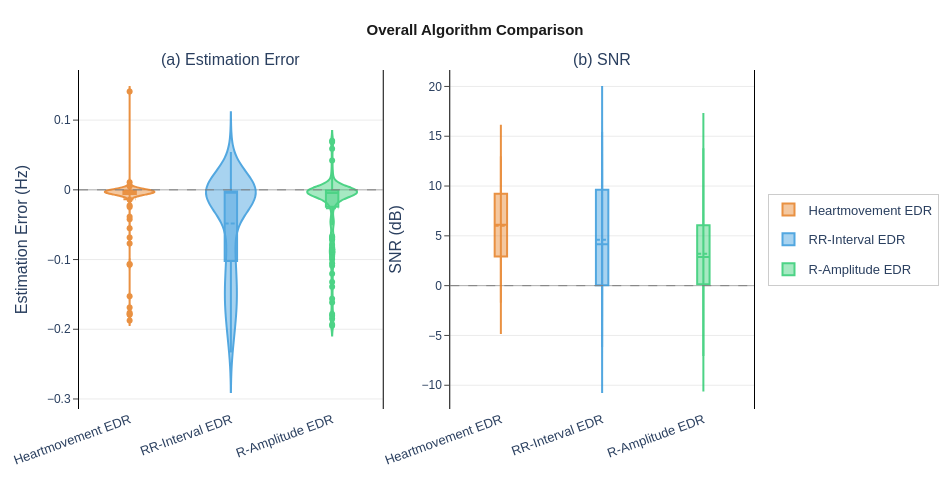

Source (notebook cell):
### Code cell
# ── fig_p4: Overall Comparison ────────────────────────────────────────────────
fig_p4 = make_subplots(
    rows=1, cols=2,
    subplot_titles=["(a) Estimation Error", "(b) SNR"],
    column_widths=[0.50, 0.50],
    horizontal_spacing=0.10,
)

for method in METHODS_ORDER:                             # ← uppercase
    sub   = df_err[df_err["edr_method"] == method].dropna(
                subset=["error_hz", "SNR_dB"])
    color = METHOD_COLORS[method]                        # ← uppercase
    label = METHOD_LABELS[method]
    rgba  = f"rgba({int(color[1:3],16)},{int(color[3:5],16)},{int(color[5:7],16)},0.5)"

    for col, (yvar, ylabel) in enumerate([("error_hz", "Estimation Error (Hz)"),
                                           ("SNR_dB", "SNR (dB)")], 1):
        fig_p4.add_trace(go.Violin(
            x=[label]*len(sub), y=sub[yvar].values, name=label,
            fillcolor=rgba, opacity=0.85, line_color=color,
            box_visible=True, meanline_visible=True,
            legendgroup=label, showlegend=(col == 1),
        ), row=1, col=col)

for c in [1, 2]:
    fig_p4.add_hline(y=0, line_dash="dash", line_color="gray",
                     line_width=1, row=1, col=c)

fig_p4.update_xaxes(tickangle=-20, row=1, col=1)
fig_p4.update_xaxes(tickangle=-20, row=1, col=2)
fig_p4.update_yaxes(**ax_style("Estimation Error (Hz)"), row=1, col=1)
fig_p4.update_yaxes(**ax_style("SNR (dB)"), row=1, col=2)
fig_p4.update_layout(**paper_layout("Overall Algorithm Comparison",
                                     width=950, height=480))
fig_p4.write_html(os.path.join(plot_dir, "Fig_Overall_Comparison.html"))
fig_p4.show()

### Figure 1 — Plotly figure (JSON) as saved in the notebook; plotly's stock layout.template omitted (floating-point values rounded to 4 significant figures; data arrays with more than 128 entries replaced by an {"elided": "..."} marker saying what was removed)
{"data": [{"box": {"visible": true}, "fillcolor": "rgba(230,126,34,0.5)", "legendgroup": "Heartmovement EDR", "line": {"color": "#e67e22"}, "meanline": {"visible": true}, "name": "Heartmovement EDR", "opacity": 0.85, "showlegend": true, "type": "violin", "x": {"elided": "132 str values"}, "xaxis": "x", "y": {"elided": "132 float values"}, "yaxis": "y"}, {"box": {"visible": true}, "fillcolor": "rgba(230,126,34,0.5)", "legendgroup": "Heartmovement EDR", "line": {"color": "#e67e22"}, "meanline": {"visible": true}, "name": "Heartmovement EDR", "opacity": 0.85, "showlegend": false, "type": "violin", "x": {"elided": "132 str values"}, "xaxis": "x2", "y": {"elided": "132 float values"}, "yaxis": "y2"}, {"box": {"visible": true}, "fillcolor": "rgba(52,152,219,0.5)", "legendgroup": "RR-Interval EDR", "line": {"color": "#3498db"}, "meanline": {"visible": true}, "name": "RR-Interval EDR", "opacity": 0.85, "showlegend": true, "type": "violin", "x": {"elided": "129 str values"}, "xaxis": "x", "y": {"elided": "129 float values"}, "yaxis": "y"}, {"box": {"visible": true}, "fillcolor": "rgba(52,152,219,0.5)", "legendgroup": "RR-Interval EDR", "line": {"color": "#3498db"}, "meanline": {"visible": true}, "name": "RR-Interval EDR", "opacity": 0.85, "showlegend": false, "type": "violin", "x": {"elided": "129 str values"}, "xaxis": "x2", "y": {"elided": "129 float values"}, "yaxis": "y2"}, {"box": {"visible": true}, "fillcolor": "rgba(46,204,113,0.5)", "legendgroup": "R-Amplitude EDR", "line": {"color": "#2ecc71"}, "meanline": {"visible": true}, "name": "R-Amplitude EDR", "opacity": 0.85, "showlegend": true, "type": "violin", "x": ["R-Amplitude EDR", "R-Amplitude EDR", "R-Amplitude EDR", "R-Amplitude EDR", "R-Amplitude EDR", "R-Amplitude EDR", "R-Amplitude EDR", "R-Amplitude EDR", "R-Amplitude EDR", "R-Amplitude EDR", "R-Amplitude EDR", "R-Amplitude EDR", "R-Amplitude EDR", "R-Amplitude EDR", "R-Amplitude EDR", "R-Amplitude EDR", "R-Amplitude EDR", "R-Amplitude EDR", "R-Amplitude EDR", "R-Amplitude EDR", "R-Amplitude EDR", "R-Amplitude EDR", "R-Amplitude EDR", "R-Amplitude EDR", "R-Amplitude EDR", "R-Amplitude EDR", "R-Amplitude EDR", "R-Amplitude EDR", "R-Amplitude EDR", "R-Amplitude EDR", "R-Amplitude EDR", "R-Amplitude EDR", "R-Amplitude EDR", "R-Amplitude EDR", "R-Amplitude EDR", "R-Amplitude EDR", "R-Amplitude EDR", "R-Amplitude EDR", "R-Amplitude EDR", "R-Amplitude EDR", "R-Amplitude EDR", "R-Amplitude EDR", "R-Amplitude EDR", "R-Amplitude EDR", "R-Amplitude EDR", "R-Amplitude EDR", "R-Amplitude EDR", "R-Amplitude EDR", "R-Amplitude EDR", "R-Amplitude EDR", "R-Amplitude EDR", "R-Amplitude EDR", "R-Amplitude EDR", "R-Amplitude EDR", "R-Amplitude EDR", "R-Amplitude EDR", "R-Amplitude EDR", "R-Amplitude EDR", "R-Amplitude EDR", "R-Amplitude EDR", "R-Amplitude EDR", "R-Amplitude EDR", "R-Amplitude EDR", "R-Amplitude EDR", "R-Amplitude EDR", "R-Amplitude EDR", "R-Amplitude EDR", "R-Amplitude EDR", "R-Amplitude EDR", "R-Amplitude EDR", "R-Amplitude EDR", "R-Amplitude EDR", "R-Amplitude EDR", "R-Amplitude EDR", "R-Amplitude EDR", "R-Amplitude EDR", "R-Amplitude EDR", "R-Amplitude EDR", "R-Amplitude EDR", "R-Amplitude EDR", "R-Amplitude EDR", "R-Amplitude EDR", "R-Amplitude EDR", "R-Amplitude EDR", "R-Amplitude EDR", "R-Amplitude EDR", "R-Amplitude EDR", "R-Amplitude EDR", "R-Amplitude EDR", "R-Amplitude EDR", "R-Amplitude EDR", "R-Amplitude EDR", "R-Amplitude EDR", "R-Amplitude EDR", "R-Amplitude EDR", "R-Amplitude EDR", "R-Amplitude EDR", "R-Amplitude EDR", "R-Amplitude EDR", "R-Amplitude EDR", "R-Amplitude EDR", "R-Amplitude EDR", "R-Amplitude EDR", "R-Amplitude EDR", "R-Amplitude EDR", "R-Amplitude EDR", "R-Amplitude EDR", "R-Amplitude EDR", "R-Amplitude EDR", "R-Amplitude EDR", "R-Amplitude EDR", "R-Amplitude EDR", "R-Amplitude EDR", "R-Amplitude EDR", "R-Amplitude EDR", "R-Amplitude EDR", "R-Amplitude EDR", "R-Amplitude EDR", "R-Amplitude EDR"], "xaxis": "x", "y": [0.001787, 0.003061, -0.01021, -0.008016, -0.006082, -0.006951, -0.1054, 0.04214, -0.01222, -0.02101, -0.04144, -0.08845, -0.1324, -0.1618, 0.001344, -0.0009213, -0.0005458, -0.002118, -0.003052, -0.002276, -0.003719, 0.0007594, -0.006029, 0.005049, -0.04359, -0.09615, -0.1391, -0.1949, -9.553e-05, -0.003107, -0.001466, -0.001999, -0.00474, -0.002147, -0.00808, -0.0003769, -0.003107, -0.005838, -0.009325, -0.004675, -0.006475, 0.004839, -0.005997, -0.0008705, -0.002703, -0.001764, -0.01665, -0.02214, 0.06865, 0.01606, -0.01801, -0.05072, -0.08545, -0.0701, 0.0005429, -0.0003045, 0.001175, -0.00122, -0.04898, -0.007179, -0.1807, 0.0004997, -0.001062, -0.001487, -0.002616, -0.0046, -0.003986, -0.005288, -0.0003769, -0.0009213, -0.04516, -0.004023, -0.005758, -0.1564, -0.1781, -0.004218, -0.003107, -0.006768, -0.07076, -0.06653, -0.08526, -0.08963, 0.05889, -0.01128, -0.07912, -0.1089, 0.01762, 0.02804, 0.004554, -0.02452, 0.07039, -0.08921, -0.1203, -0.0003769, -0.0009213, -0.009344, -0.0229, 0.004988, -0.01387, -0.193, 0.005726, -0.0009213, -0.002862, -0.003319, -0.002522, -0.005285, -0.006175, 0.000597, -0.002902, -0.002515, -0.00162, -0.003561, -0.001887, -0.00413, -0.008872, -0.009319, -0.09932, -0.06798, -0.1848], "yaxis": "y"}, {"box": {"visible": true}, "fillcolor": "rgba(46,204,113,0.5)", "legendgroup": "R-Amplitude EDR", "line": {"color": "#2ecc71"}, "meanline": {"visible": true}, "name": "R-Amplitude EDR", "opacity": 0.85, "showlegend": false, "type": "violin", "x": ["R-Amplitude EDR", "R-Amplitude EDR", "R-Amplitude EDR", "R-Amplitude EDR", "R-Amplitude EDR", "R-Amplitude EDR", "R-Amplitude EDR", "R-Amplitude EDR", "R-Amplitude EDR", "R-Amplitude EDR", "R-Amplitude EDR", "R-Amplitude EDR", "R-Amplitude EDR", "R-Amplitude EDR", "R-Amplitude EDR", "R-Amplitude EDR", "R-Amplitude EDR", "R-Amplitude EDR", "R-Amplitude EDR", "R-Amplitude EDR", "R-Amplitude EDR", "R-Amplitude EDR", "R-Amplitude EDR", "R-Amplitude EDR", "R-Amplitude EDR", "R-Amplitude EDR", "R-Amplitude EDR", "R-Amplitude EDR", "R-Amplitude EDR", "R-Amplitude EDR", "R-Amplitude EDR", "R-Amplitude EDR", "R-Amplitude EDR", "R-Amplitude EDR", "R-Amplitude EDR", "R-Amplitude EDR", "R-Amplitude EDR", "R-Amplitude EDR", "R-Amplitude EDR", "R-Amplitude EDR", "R-Amplitude EDR", "R-Amplitude EDR", "R-Amplitude EDR", "R-Amplitude EDR", "R-Amplitude EDR", "R-Amplitude EDR", "R-Amplitude EDR", "R-Amplitude EDR", "R-Amplitude EDR", "R-Amplitude EDR", "R-Amplitude EDR", "R-Amplitude EDR", "R-Amplitude EDR", "R-Amplitude EDR", "R-Amplitude EDR", "R-Amplitude EDR", "R-Amplitude EDR", "R-Amplitude EDR", "R-Amplitude EDR", "R-Amplitude EDR", "R-Amplitude EDR", "R-Amplitude EDR", "R-Amplitude EDR", "R-Amplitude EDR", "R-Amplitude EDR", "R-Amplitude EDR", "R-Amplitude EDR", "R-Amplitude EDR", "R-Amplitude EDR", "R-Amplitude EDR", "R-Amplitude EDR", "R-Amplitude EDR", "R-Amplitude EDR", "R-Amplitude EDR", "R-Amplitude EDR", "R-Amplitude EDR", "R-Amplitude EDR", "R-Amplitude EDR", "R-Amplitude EDR", "R-Amplitude EDR", "R-Amplitude EDR", "R-Amplitude EDR", "R-Amplitude EDR", "R-Amplitude EDR", "R-Amplitude EDR", "R-Amplitude EDR", "R-Amplitude EDR", "R-Amplitude EDR", "R-Amplitude EDR", "R-Amplitude EDR", "R-Amplitude EDR", "R-Amplitude EDR", "R-Amplitude EDR", "R-Amplitude EDR", "R-Amplitude EDR", "R-Amplitude EDR", "R-Amplitude EDR", "R-Amplitude EDR", "R-Amplitude EDR", "R-Amplitude EDR", "R-Amplitude EDR", "R-Amplitude EDR", "R-Amplitude EDR", "R-Amplitude EDR", "R-Amplitude EDR", "R-Amplitude EDR", "R-Amplitude EDR", "R-Amplitude EDR", "R-Amplitude EDR", "R-Amplitude EDR", "R-Amplitude EDR", "R-Amplitude EDR", "R-Amplitude EDR", "R-Amplitude EDR", "R-Amplitude EDR", "R-Amplitude EDR", "R-Amplitude EDR", "R-Amplitude EDR", "R-Amplitude EDR"], "xaxis": "x2", "y": [4.802, 5.684, 3.784, 3.017, 0.8592, 0.4013, 0.1261, 0.9763, 1.215, 1.397, -3.183, -2.751, -1.885, -1.737, 9.646, 10.2, 8.324, 5.914, 5.627, 1.369, 2.909, 2.372, 2.74, 0.6197, 0.2836, -2.693, -3.155, -1.435, 12.43, 13.79, 11.85, 6.239, 5.735, 3.281, 5.175, 6.413, 8.073, 7.712, 1.904, 1.865, 3.971, 5.681, 6.718, 5.536, 4.995, 2.543, 2.871, 1.897, 0.9072, 1.797, 0.4228, -2.342, -0.9901, -1.475, 5.856, 3.308, 2.984, 3.091, -0.1281, 1.472, -1.996, 9.531, 9.354, 9.323, 9.645, 6.634, 6.73, 8.351, 4.123, 5.746, 1.416, 2.903, 1.059, -3.292, -3.185, 0.404, 3.304, 4.965, -1.526, -1.028, -1.442, 0.01224, 1.298, 3.004, 0.003958, -2.25, -0.7087, -0.3764, 2.412, 1.44, -0.03025, -2.425, -1.276, 3.657, 7.762, 5.621, 0.2803, 1.247, 0.23, -0.629, 6.971, 13.44, 12.01, 10.37, 10.04, 6.127, 4.478, 4.637, 6.257, 10.85, 7.733, 7.095, 6.7, 3.927, 1.752, 1.903, -3.889, -1.362, -7.064], "yaxis": "y2"}], "layout": {"annotations": [{"font": {"size": 16}, "showarrow": false, "text": "(a) Estimation Error", "x": 0.225, "xanchor": "center", "xref": "paper", "y": 1, "yanchor": "bottom", "yref": "paper"}, {"font": {"size": 16}, "showarrow": false, "text": "(b) SNR", "x": 0.775, "xanchor": "center", "xref": "paper", "y": 1, "yanchor": "bottom", "yref": "paper"}], "font": {"family": "Arial", "size": 13}, "height": 480, "legend": {"bgcolor": "rgba(255,255,255,0.9)", "bordercolor": "#cccccc", "borderwidth": 1, "orientation": "v", "x": 1.02, "xanchor": "left", "y": 0.5, "yanchor": "middle"}, "margin": {"b": 60, "l": 70, "r": 180, "t": 70}, "paper_bgcolor": "white", "plot_bgcolor": "white", "shapes": [{"line": {"color": "gray", "dash": "dash", "width": 1}, "type": "line", "x0": 0, "x1": 1, "xref": "x domain", "y0": 0, "y1": 0, "yref": "y"}, {"line": {"color": "gray", "dash": "dash", "width": 1}, "type": "line", "x0": 0, "x1": 1, "xref": "x2 domain", "y0": 0, "y1": 0, "yref": "y2"}], "title": {"font": {"color": "#1a1a1a", "family": "Arial", "size": 15}, "text": "<b>Overall Algorithm Comparison</b>", "x": 0.5}, "width": 950, "xaxis": {"anchor": "y", "domain": [0, 0.45], "tickangle": -20}, "xaxis2": {"anchor": "y2", "domain": [0.55, 1], "tickangle": -20}, "yaxis": {"anchor": "x", "domain": [0, 1], "gridcolor": "#EBEBEB", "linecolor": "black", "mirror": true, "showgrid": true, "tickfont": {"family": "Arial", "size": 12}, "ticks": "outside", "title": {"text": "Estimation Error (Hz)"}, "zeroline": true, "zerolinecolor": "#AAAAAA", "zerolinewidth": 1}, "yaxis2": {"anchor": "x2", "domain": [0, 1], "gridcolor": "#EBEBEB", "linecolor": "black", "mirror": true, "showgrid": true, "tickfont": {"family": "Arial", "size": 12}, "ticks": "outside", "title": {"text": "SNR (dB)"}, "zeroline": true, "zerolinecolor": "#AAAAAA", "zerolinewidth": 1}}}
